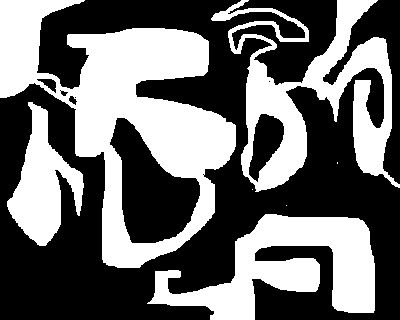
#> input picture Lab11/bw.bmp, 400 x 320 px; the run also reads 1 picture not shown here
$ jupyter execute lab11.ipynb
#> lines starting #> are read from the running program, lines starting #| are printed output that depends on the picture; after the words box and inside, x2 and y2 are one past the last pixel; in counts of white or black regions, pixels touching at a corner belong together
# Lab 11 - operacje morfologiczne

# Import bibliotek i definicje funkcji z poprzednich laboratoriów

[cell 1]
import numpy as np
import cv2
import matplotlib.pyplot as plt

# Definicje funkcji operacji morfologicznych

[cell 2]
def erozja(img, se):
    h, w = img.shape
    seh, sew = se.shape
    pad_h, pad_w = seh // 2, sew // 2
    padded = np.pad(
        img, ((pad_h, pad_h), (pad_w, pad_w)), mode="constant", constant_values=255
    )

    out = np.full_like(img, 255, dtype=np.uint8)
    for i in range(seh):
        for j in range(sew):
            if se[i, j]:
                out = np.minimum(out, padded[i : i + h, j : j + w])
    return out


def dylatacja(img, se):
    h, w = img.shape
    seh, sew = se.shape
    pad_h, pad_w = seh // 2, sew // 2
    padded = np.pad(
        img, ((pad_h, pad_h), (pad_w, pad_w)), mode="constant", constant_values=0
    )

    out = np.zeros_like(img, dtype=np.uint8)
    for i in range(seh):
        for j in range(sew):
            if se[i, j]:
                out = np.maximum(out, padded[i : i + h, j : j + w])
    return out


def otwarcie(img, se):
    # Otwarcie = Erozja, a następnie Dylatacja
    eroded = erozja(img, se)
    return dylatacja(eroded, se)


def zamkniecie(img, se):
    # Domknięcie = Dylatacja, a następnie Erozja
    dilated = dylatacja(img, se)
    return erozja(dilated, se)


def tophat(img, se):
    # Top-hat = Obraz - Otwarcie
    opened = otwarcie(img, se)
    result = img.astype(np.int16) - opened.astype(np.int16)
    # Wymuszamy poprawny zakres wartości pixeli
    return np.clip(result, 0, 255).astype(np.uint8)


def bottomhat(img, se):
    # Bottom-hat / Black-hat = Domknięcie - Obraz
    closed = zamkniecie(img, se)
    result = closed.astype(np.int16) - img.astype(np.int16)
    # Wymuszamy poprawny zakres wartości pixeli
    return np.clip(result, 0, 255).astype(np.uint8)


def hit_or_miss(img, base_kernel):
    img_bin = img > 127
    h, w = img.shape
    seh, sew = base_kernel.shape
    pad_h, pad_w = seh // 2, sew // 2
    padded = np.pad(
        img_bin, ((pad_h, pad_h), (pad_w, pad_w)), mode="constant", constant_values=0
    )

    out = np.ones_like(img_bin, dtype=bool)
    for i in range(seh):
        for j in range(sew):
            # "1" = piksel obrazka musi być pierwszoplanowy (True)
            # "-1" = piksel obrazka musi być tłem (False)
            # "0" = dopasowanie nie ma znaczenia
            if base_kernel[i, j] == 1:
                out = out & (padded[i : i + h, j : j + w] == True)
            elif base_kernel[i, j] == -1:
                out = out & (padded[i : i + h, j : j + w] == False)

    return (out * 255).astype(np.uint8)

# Zadanie 1 - Erozja i dylatacja obrazów z użyciem różnych elementów strukturalnych

[cell 3]
bw = cv2.imread("bw.bmp", cv2.IMREAD_GRAYSCALE)
#> bw: shape (320, 400); 42.5% white; 7 white regions (3 under 20 px), largest, box (x1, y1, x2, y2) and area: (0, 0, 236, 268) 24814, (211, 0, 400, 192) 12733, (147, 214, 375, 320) 11674, (7, 102, 84, 246) 5151
camels = cv2.imread("camels.bmp", cv2.IMREAD_GRAYSCALE)
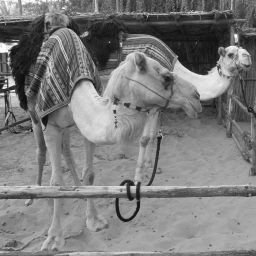
#> input picture Lab11/camels.bmp, 256 x 256 px
#> camels is the input picture: shape (256, 256); min 6, max 255, mean 124

# elementy strukturalne
se1 = np.ones((3, 3), np.uint8)
se2 = np.ones((5, 5), np.uint8)
se3 = np.ones((1, 7), np.uint8)

# Erozja i dylatacja
fig, axes = plt.subplots(3, 4, figsize=(16, 12))

for i, (img, name) in enumerate([(bw, "bw.bmp"), (camels, "camels.bmp")]):
    for j, (se, se_name) in enumerate(
        [(se1, "element 3x3"), (se2, "element 5x5"), (se3, "element 1x7")]
    ):
        erode = erozja(img, se)
        dilate = dylatacja(img, se)

        axes[j, i * 2].imshow(erode, cmap="gray")
        axes[j, i * 2].set_title(f"Erozja {name}\n{se_name}")
        axes[j, i * 2].axis("off")

        axes[j, i * 2 + 1].imshow(dilate, cmap="gray")
        axes[j, i * 2 + 1].set_title(f"Dylatacja {name}\n{se_name}")
        axes[j, i * 2 + 1].axis("off")
#> this loop made 2 passes
#> name on passes 1 to 2: 'bw.bmp', 'camels.bmp'

plt.tight_layout()
plt.show()

# Zadanie 2 - Otwarcie i domknięcie obrazów

[cell 4]
# Otwarcie = erozja z następcza dylatacja
# Domknięcie = dylatacja z następczą erozją

fig, axes = plt.subplots(3, 4, figsize=(16, 12))
for i, (img, name) in enumerate([(bw, "bw.bmp"), (camels, "camels.bmp")]):
    for j, (se, se_name) in enumerate(
        [(se1, "element 3x3"), (se2, "element 5x5"), (se3, "element 1x7")]
    ):
        opened = otwarcie(img, se)
        closed = zamkniecie(img, se)

        axes[j, i * 2].imshow(opened, cmap="gray")
        axes[j, i * 2].set_title(f"Otwarcie {name}\n{se_name}")
        axes[j, i * 2].axis("off")

        axes[j, i * 2 + 1].imshow(closed, cmap="gray")
        axes[j, i * 2 + 1].set_title(f"Domknięcie {name}\n{se_name}")
        axes[j, i * 2 + 1].axis("off")
#> this loop made 2 passes
#> pass 1, in zamkniecie, `dilated = dylatacja(img, se)`:
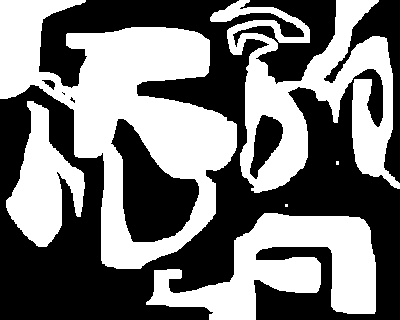
#> dilated: shape (320, 400); 47.1% white; 6 white regions (2 under 20 px), largest, box (x1, y1, x2, y2) and area: (0, 0, 237, 269) 26655, (210, 0, 400, 193) 15198, (146, 213, 376, 320) 12685, (6, 101, 85, 247) 5708

plt.tight_layout()
plt.show()
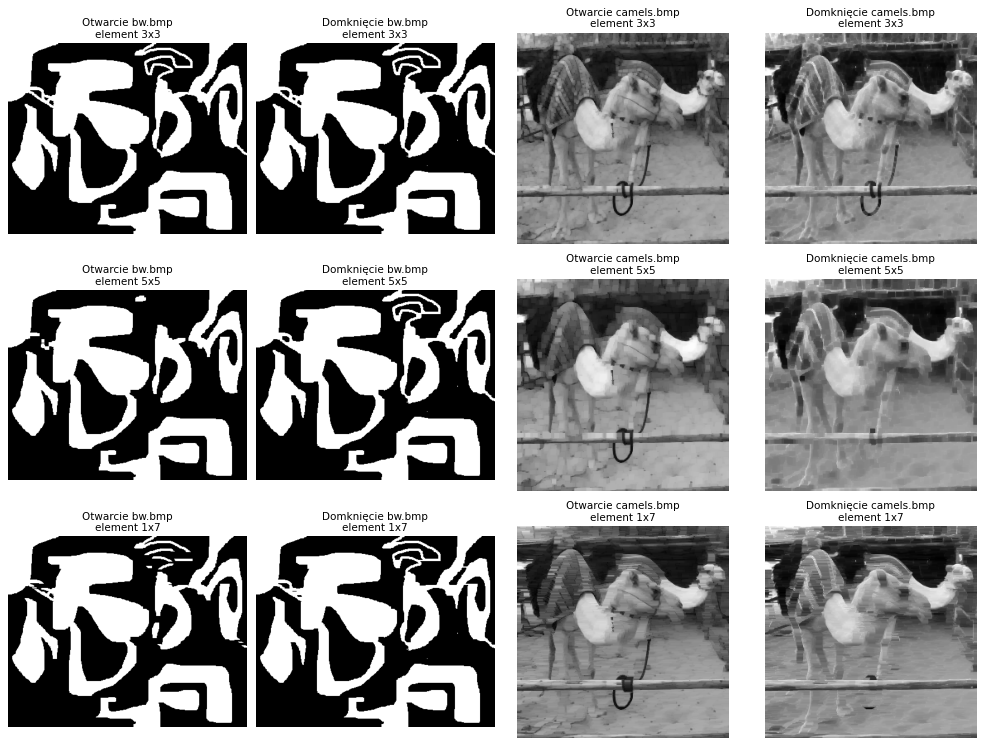
#> figure drawn by matplotlib, 12 panels

# Zadanie 3 - Operacje top-hat oraz bottom-hat

[cell 5]
# Top-hat = img - otwarcie(img)
# Bottom-hat / Black-hat = domkniecie(img) - img

fig, axes = plt.subplots(3, 4, figsize=(16, 12))
for i, (img, name) in enumerate([(bw, "bw.bmp"), (camels, "camels.bmp")]):
    for j, (se, se_name) in enumerate([(se1, "3x3"), (se2, "5x5"), (se3, "1x7")]):
        that = tophat(img, se)
        bhat = bottomhat(img, se)

        axes[j, i * 2].imshow(that, cmap="gray")
        axes[j, i * 2].set_title(f"Top-hat {name}\n{se_name}")
        axes[j, i * 2].axis("off")

        axes[j, i * 2 + 1].imshow(bhat, cmap="gray")
        axes[j, i * 2 + 1].set_title(f"Bottom-hat {name}\n{se_name}")
        axes[j, i * 2 + 1].axis("off")
#> this loop made 2 passes
#> pass 1, in bottomhat, `result = closed.astype(np.int16) - img.astype(np.int16)`:
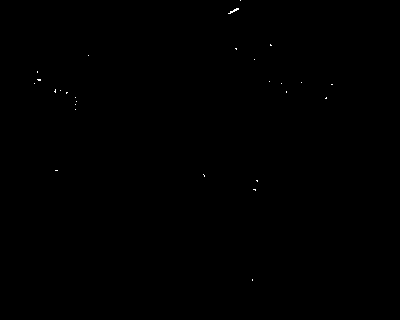
#> result: shape (320, 400) int16; 0.06% white in thin lines or dots, all inside (x1, y1, x2, y2) = (34, 0, 333, 281)

plt.tight_layout()
plt.show()

# Zadanie 4 - Ścienianie obrazów binarnych i wyznaczanie szkieletu

[cell 6]
un = cv2.imread("Un.bmp", cv2.IMREAD_GRAYSCALE)
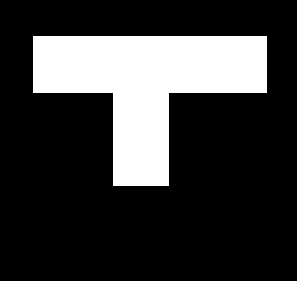
#> input picture Lab11/Un.bmp, 297 x 281 px
#> un: shape (281, 297); 22.2% white; 1 white region, box (x1, y1, x2, y2) and area: (33, 36, 267, 186) 18546
un1 = cv2.imread("Un1.bmp", cv2.IMREAD_GRAYSCALE)
#> un1: shape (281, 297); 22.3% white; 1 white region, box (x1, y1, x2, y2) and area: (33, 36, 267, 186) 18639


def szkielet(img, max_iter=None):
    size = np.size(img)
    skel = np.zeros(img.shape, np.uint8)

    img_bin = np.where(img > 127, 255, 0).astype(np.uint8)

    # Element strukturalny (krzyż 3x3)
    element = np.array([[0, 1, 0], [1, 1, 1], [0, 1, 0]], dtype=np.uint8)

    iters = 0
    img_work = img_bin.copy()

    while True:
        eroded = erozja(img_work, element)
        opened = otwarcie(eroded, element)

        temp = np.clip(
            eroded.astype(np.int16) - opened.astype(np.int16), 0, 255
        ).astype(np.uint8)

        # Sumowanie części szkieletu
        skel = np.maximum(skel, temp)
        img_work = eroded.copy()

        iters += 1
        if max_iter is not None and iters >= max_iter:
            break

        # Zakończenie jeśli cały obraz to tło
        zeros = size - np.count_nonzero(img_work)
        if zeros == size:
            break

    return skel


fig, axes = plt.subplots(3, 3, figsize=(14, 14))
images = [(bw, "bw.bmp"), (un, "Un.bmp"), (un1, "Un1.bmp")]

for i, (img, name) in enumerate(images):
    axes[i, 0].imshow(img, cmap="gray")
    axes[i, 0].set_title(f"Oryginał {name}")
    axes[i, 0].axis("off")

    sk_10 = szkielet(img, max_iter=10)  # n skoczone
    axes[i, 1].imshow(sk_10, cmap="gray")
    axes[i, 1].set_title(f"Szkielet skończony - 10 iteracji - {name}")
    axes[i, 1].axis("off")

    sk_inf = szkielet(img, max_iter=None)  # n nieskończone
    axes[i, 2].imshow(sk_inf, cmap="gray")
    axes[i, 2].set_title(f"Szkielet, nieskończoność iteracji - {name}")
    axes[i, 2].axis("off")
#> this loop made 3 passes
#> name on passes 2 to 3: 'Un.bmp', 'Un1.bmp'
#> name on pass 1: 'bw.bmp'
#> pass 1, in otwarcie (call 13), `eroded = erozja(img, se)`:
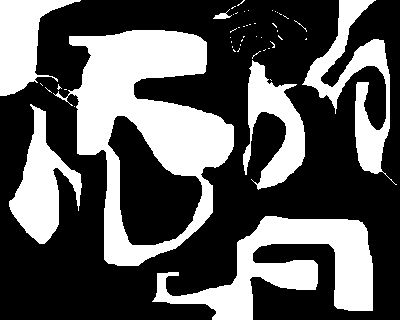
#> eroded: shape (320, 400); 35.2% white; 49 white regions (42 under 20 px), largest, box (x1, y1, x2, y2) and area: (53, 30, 234, 266) 18024, (152, 216, 373, 320) 9936, (302, 0, 397, 185) 4993
#> pass 1, in erozja (call 34), `padded = np.pad( img, ((pad_h, pad_h), (pad_w, pad_w)), mode="constant..`:
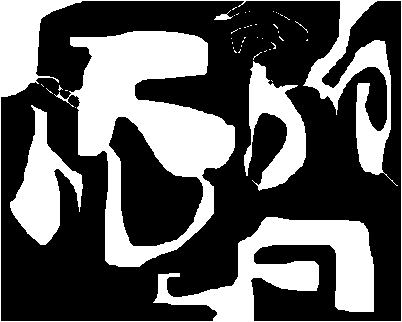
#> padded: shape (322, 402); 35.9% white; 46 white regions (41 under 20 px), largest, box (x1, y1, x2, y2) and area: (0, 0, 402, 322) 20167, (54, 31, 235, 267) 18024, (10, 105, 83, 245) 4322, (244, 61, 306, 191) 3720, (214, 10, 233, 20) 77

plt.tight_layout()
plt.show()
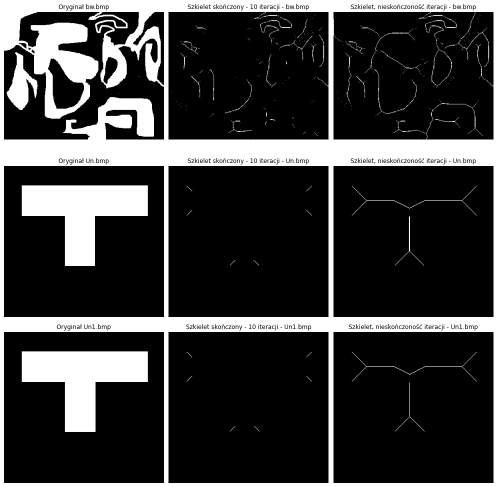
#> figure drawn by matplotlib, 9 panels

# Zadanie 5 - Zrealizowanie własnej funkcji wyznaczania szkieletu opartą na transformacji hit-or-miss

[cell 7]
def get_hit_or_miss_elements():
    base = []

    # 0 = tło, 1 = obiekt
    base.append([[-1, -1, -1], [-1, 1, -1], [1, 1, 1]])
    base.append([[-1, -1, -1], [-1, 1, 1], [-1, 1, 1]])
    base.append([[-1, -1, -1], [1, 1, -1], [1, 1, -1]])
    base.append([[1, -1, -1], [1, 1, -1], [1, 1, 1]])
    base.append([[-1, -1, 1], [-1, 1, 1], [1, 1, 1]])
    base.append([[1, -1, 0], [1, 1, -1], [1, 1, -1]])

    base = []
    base.append([[-1, -1, -1], [1, 1, 1], [1, 1, 1]])
    base.append([[-1, -1, -1], [-1, 1, 1], [1, 1, 1]])
    base.append([[-1, -1, -1], [1, 1, -1], [1, 1, 1]])
    base.append([[1, -1, -1], [1, 1, -1], [1, 1, 1]])
    base.append([[-1, -1, 1], [-1, 1, 1], [1, 1, 1]])
    base.append([[1, -1, -1], [1, 1, 1], [1, 1, 1]])

    kernels = []
    for b in base:
        b_arr = np.array(b, dtype=np.int32)
        for i in range(4):  # Obrót o 0, 90, 180, 270 stopni
            rot = np.rot90(b_arr, k=i)
            if not any(np.array_equal(rot, k) for k in kernels):
                kernels.append(rot)

    return kernels


def szkielet_hit_or_miss(img):
    _, img_bin = cv2.threshold(img, 127, 255, cv2.THRESH_BINARY)
    img_work = img_bin.copy()
    kernels = get_hit_or_miss_elements()

    while True:
        prev_img = img_work.copy()

        for k in kernels:
            hm = hit_or_miss(img_work, k)

            img_work = cv2.bitwise_and(img_work, cv2.bitwise_not(hm))

        if np.array_equal(img_work, prev_img):
            break

    return img_work


fig, axes = plt.subplots(2, 3, figsize=(14, 9))
for i, (img, name) in enumerate([(un, "Un.bmp"), (un1, "Un1.bmp")]):
    axes[i, 0].imshow(img, cmap="gray")
    axes[i, 0].set_title(f"Oryginał {name}")

    sk_hm = szkielet_hit_or_miss(img)
    axes[i, 1].imshow(sk_hm, cmap="gray")
    axes[i, 1].set_title(f"szkielet Hit-or-Miss")

    sk_ref = szkielet(img, max_iter=None)
    axes[i, 2].imshow(sk_ref, cmap="gray")
    axes[i, 2].set_title(f"Szkielet, nieskończoność iteracji")
#> this loop made 2 passes
#> pass 1, in hit_or_miss (call 2), `padded = np.pad( img_bin, ((pad_h, pad_h), (pad_w, pad_w)), mode="cons..`:
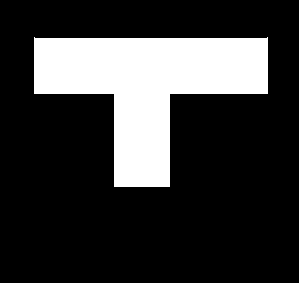
#> padded: shape (283, 299) bool; 21.6% white; 1 white region, box (x1, y1, x2, y2) and area: (34, 37, 268, 187) 18314

for ax in axes.flatten():
    ax.axis("off")

plt.tight_layout()
plt.show()
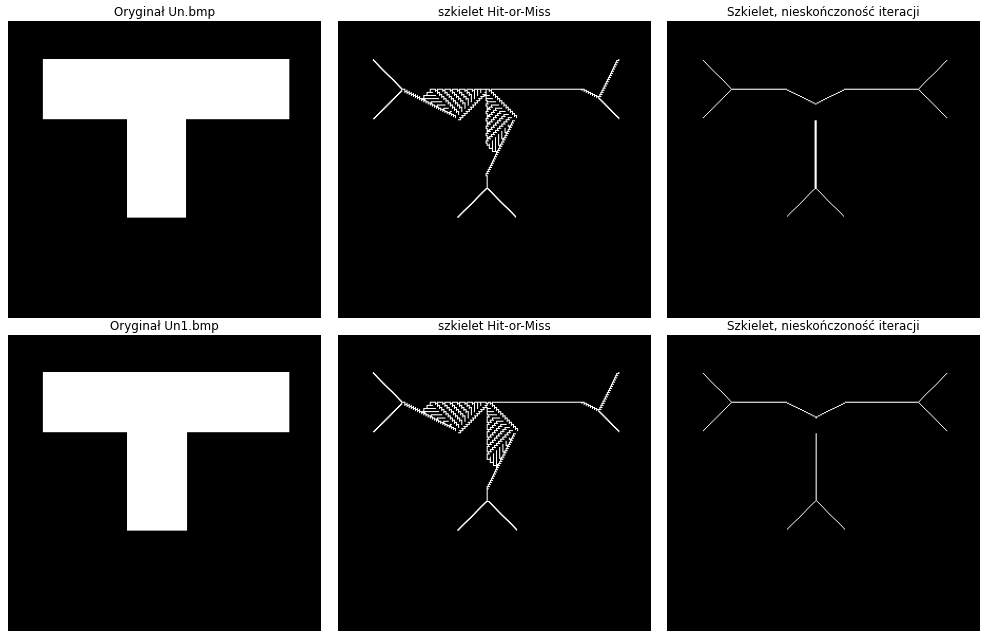
#> figure drawn by matplotlib, 6 panels
